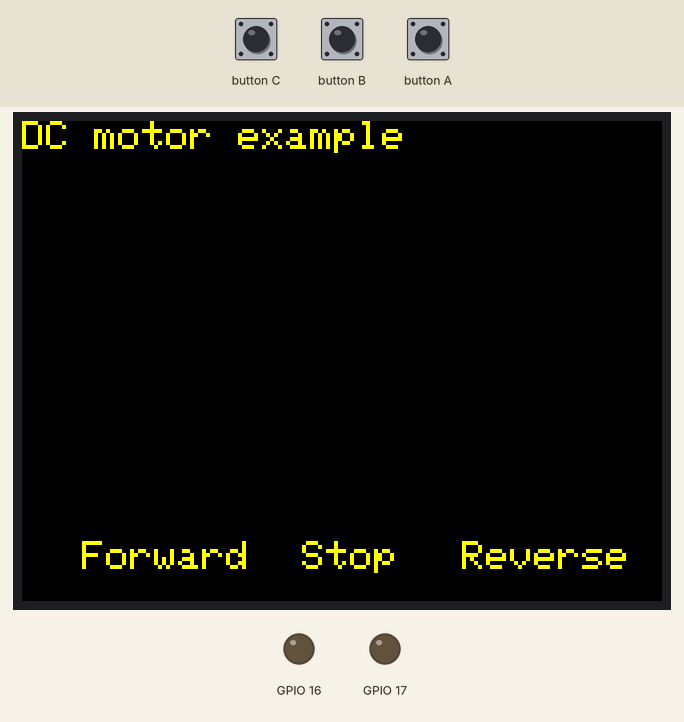
This sketch was run on a simulated ESP32. Shown: 320×240 colour display, output pins drawn as LEDs (lit = HIGH). Inputs (shaded band) come from the test bench.

Above: at 1.4 s.
1.5 s: button C pressed for 0.15 s
At 2.4 s:
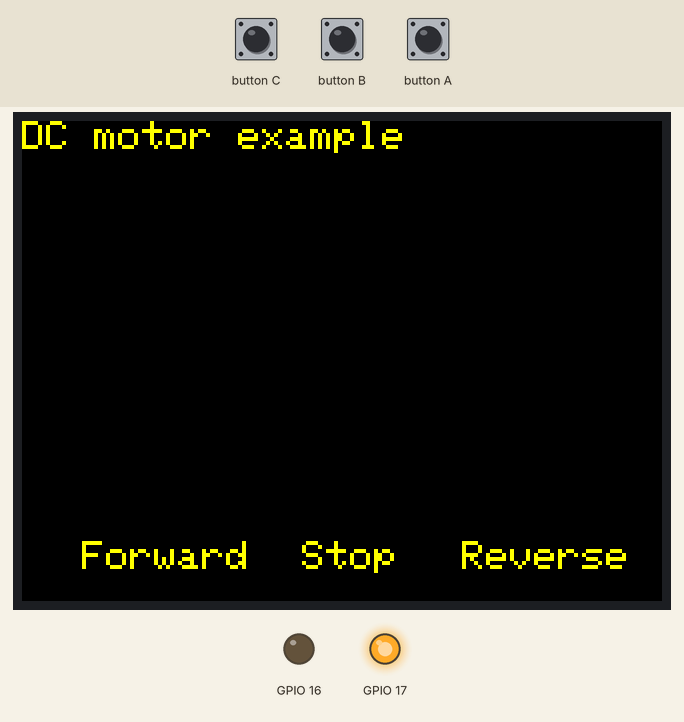
3.1 s: button A pressed for 0.15 s
At 3.6 s:
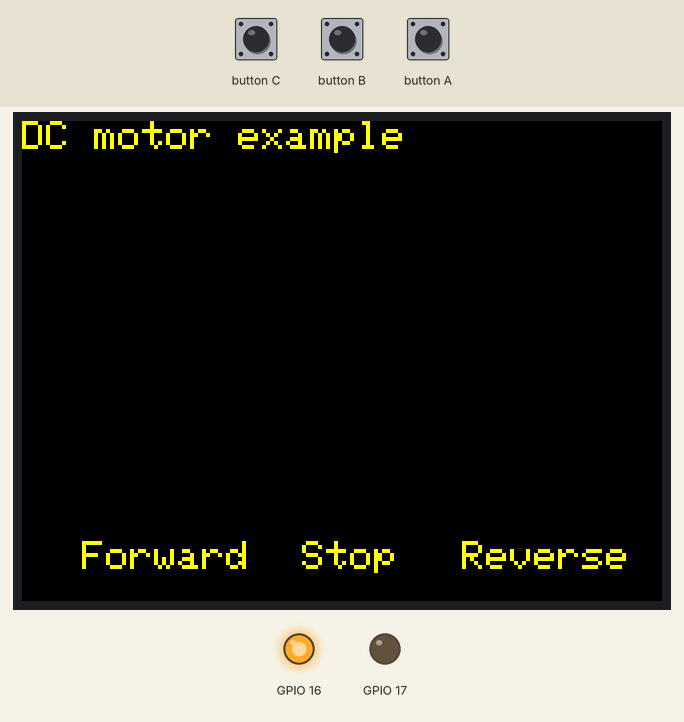
4.7 s: button C pressed for 1 s
At 6.1 s:
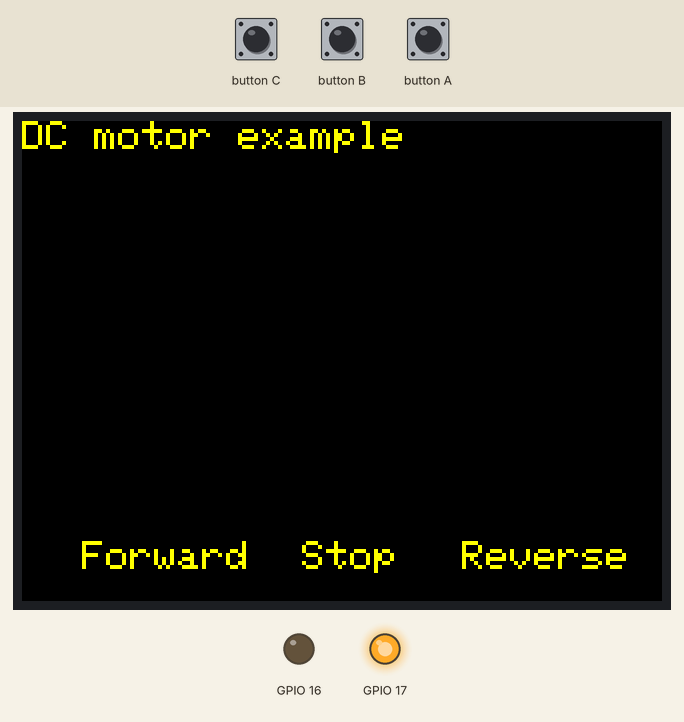
7.2 s: button B pressed for 0.15 s
At 7.9 s:
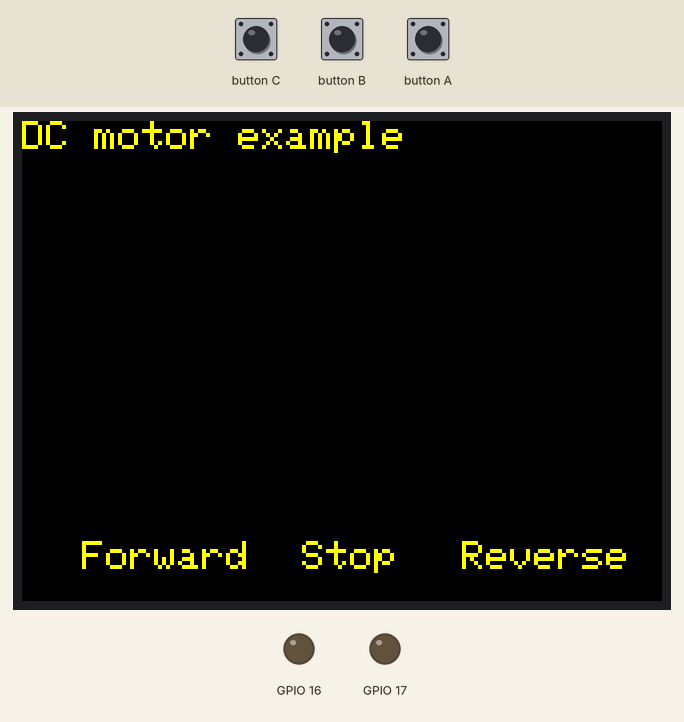
Timing chart, 0 to 9.8 s (numbered marks = the images above; inputs shaded):
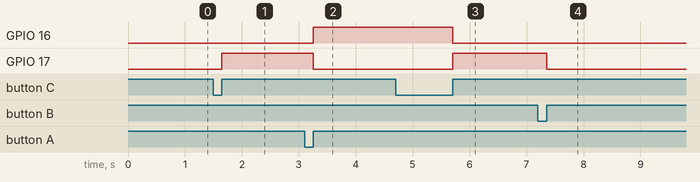

Measured:
- after the input at 1.5 s, GPIO 17: LOW → HIGH after 0.15 s
- after the input at 3.1 s, GPIO 16: LOW → HIGH after 0.15 s; GPIO 17: HIGH → LOW after 0.15 s
- after the input at 4.7 s, GPIO 16: HIGH → LOW after 1.0 s; GPIO 17: LOW → HIGH after 1.0 s
- after the input at 7.2 s, GPIO 17: HIGH → LOW after 0.15 s

The sketch:

M5stack_DC_Motor.ino
```cpp
#include <M5Stack.h>

void setup() {
  M5.begin(true, false, true);
  M5.Lcd.clear(BLACK);
  M5.Lcd.setTextColor(YELLOW);
  M5.Lcd.setTextSize(2);
  M5.Lcd.println("DC motor example");
  M5.Lcd.setCursor(30, 210);
  M5.Lcd.printf("Forward");
  M5.Lcd.setCursor(140, 210);
  M5.Lcd.println("Stop");
  M5.Lcd.setCursor(220, 210);
  M5.Lcd.println("Reverse");
  pinMode(17, OUTPUT);
  pinMode(16, OUTPUT);
}
void loop() {
  M5.update();
  if (M5.BtnA.wasReleased())
  {
    digitalWrite(16, HIGH);
    digitalWrite(17, LOW);
  }
  else if (M5.BtnB.wasReleased())
  {
    digitalWrite(16, LOW);
    digitalWrite(17, LOW);
  }
  else if (M5.BtnC.wasReleased())
  {
    digitalWrite(16, LOW);
    digitalWrite(17, HIGH);
  }
}
```
